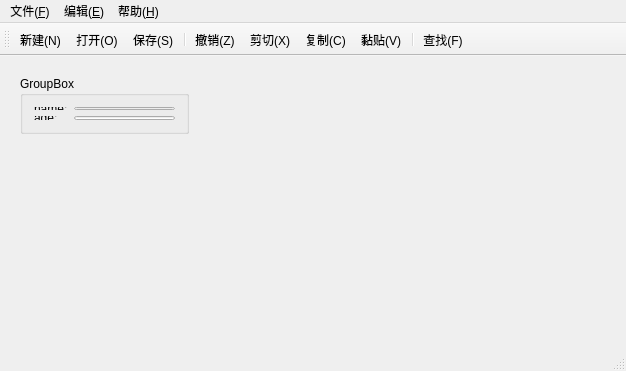
<?xml version="1.0" encoding="UTF-8"?>
<ui version="4.0">
 <class>MainWindow</class>
 <widget class="QMainWindow" name="MainWindow">
  <property name="geometry">
   <rect>
    <x>0</x>
    <y>0</y>
    <width>626</width>
    <height>371</height>
   </rect>
  </property>
  <property name="windowTitle">
   <string>MainWindow</string>
  </property>
  <widget class="QWidget" name="centralWidget">
   <widget class="QWidget" name="verticalLayoutWidget">
    <property name="geometry">
     <rect>
      <x>9</x>
      <y>9</y>
      <width>191</width>
      <height>80</height>
     </rect>
    </property>
    <layout class="QVBoxLayout" name="verticalLayout">
     <item>
      <widget class="QGroupBox" name="groupBox">
       <property name="title">
        <string>GroupBox</string>
       </property>
       <layout class="QFormLayout" name="formLayout_2">
        <item row="0" column="0">
         <widget class="QLabel" name="label">
          <property name="sizePolicy">
           <sizepolicy hsizetype="Expanding" vsizetype="Preferred">
            <horstretch>0</horstretch>
            <verstretch>0</verstretch>
           </sizepolicy>
          </property>
          <property name="text">
           <string>name:</string>
          </property>
         </widget>
        </item>
        <item row="0" column="1">
         <widget class="QLineEdit" name="lineEdit"/>
        </item>
        <item row="1" column="0">
         <widget class="QLabel" name="label_2">
          <property name="sizePolicy">
           <sizepolicy hsizetype="Expanding" vsizetype="Preferred">
            <horstretch>0</horstretch>
            <verstretch>0</verstretch>
           </sizepolicy>
          </property>
          <property name="text">
           <string>age:</string>
          </property>
         </widget>
        </item>
        <item row="1" column="1">
         <widget class="QLineEdit" name="lineEdit_2"/>
        </item>
       </layout>
      </widget>
     </item>
    </layout>
   </widget>
  </widget>
  <widget class="QMenuBar" name="menuBar">
   <property name="geometry">
    <rect>
     <x>0</x>
     <y>0</y>
     <width>626</width>
     <height>23</height>
    </rect>
   </property>
   <widget class="QMenu" name="menuFile_F">
    <property name="title">
     <string>文件(&amp;F)</string>
    </property>
    <addaction name="actionNew_N"/>
    <addaction name="actionopen"/>
    <addaction name="actionClose_C"/>
    <addaction name="separator"/>
    <addaction name="actionSave_S"/>
    <addaction name="actionsaveas_A"/>
    <addaction name="separator"/>
    <addaction name="actionExit_X"/>
   </widget>
   <widget class="QMenu" name="menu_E">
    <property name="title">
     <string>编辑(&amp;E)</string>
    </property>
    <addaction name="actionCancel_Z"/>
    <addaction name="separator"/>
    <addaction name="actionCut_X"/>
    <addaction name="actionCopy_C"/>
    <addaction name="actionPaste_V"/>
    <addaction name="separator"/>
    <addaction name="actionFind_F"/>
   </widget>
   <widget class="QMenu" name="menu_H">
    <property name="title">
     <string>帮助(&amp;H)</string>
    </property>
    <addaction name="actionhelp"/>
   </widget>
   <addaction name="menuFile_F"/>
   <addaction name="menu_E"/>
   <addaction name="menu_H"/>
  </widget>
  <widget class="QToolBar" name="mainToolBar">
   <attribute name="toolBarArea">
    <enum>TopToolBarArea</enum>
   </attribute>
   <attribute name="toolBarBreak">
    <bool>false</bool>
   </attribute>
   <addaction name="actionNew_N"/>
   <addaction name="actionopen"/>
   <addaction name="actionSave_S"/>
   <addaction name="separator"/>
   <addaction name="actionCancel_Z"/>
   <addaction name="actionCut_X"/>
   <addaction name="actionCopy_C"/>
   <addaction name="actionPaste_V"/>
   <addaction name="separator"/>
   <addaction name="actionFind_F"/>
  </widget>
  <widget class="QStatusBar" name="statusBar"/>
  <action name="actionNew_N">
   <property name="icon">
    <iconset resource="myresources.qrc">
     <normaloff>:/new/myImages/images/filenew.PNG</normaloff>:/new/myImages/images/filenew.PNG</iconset>
   </property>
   <property name="text">
    <string>新建(&amp;N)</string>
   </property>
   <property name="toolTip">
    <string>新建(N)</string>
   </property>
   <property name="shortcut">
    <string>Ctrl+N</string>
   </property>
  </action>
  <action name="actionopen">
   <property name="icon">
    <iconset resource="myresources.qrc">
     <normaloff>:/new/myImages/images/fileopen.PNG</normaloff>:/new/myImages/images/fileopen.PNG</iconset>
   </property>
   <property name="text">
    <string>打开(&amp;O)</string>
   </property>
   <property name="toolTip">
    <string>打开(O)</string>
   </property>
   <property name="shortcut">
    <string>Ctrl+O</string>
   </property>
  </action>
  <action name="actionClose_C">
   <property name="icon">
    <iconset resource="myresources.qrc">
     <normaloff>:/new/myImages/images/window-close.png</normaloff>:/new/myImages/images/window-close.png</iconset>
   </property>
   <property name="text">
    <string>关闭(&amp;C)</string>
   </property>
   <property name="toolTip">
    <string>关闭(C)</string>
   </property>
   <property name="shortcut">
    <string>Ctrl+C</string>
   </property>
  </action>
  <action name="actionSave_S">
   <property name="icon">
    <iconset resource="myresources.qrc">
     <normaloff>:/new/myImages/images/filesave.PNG</normaloff>:/new/myImages/images/filesave.PNG</iconset>
   </property>
   <property name="text">
    <string>保存(&amp;S)</string>
   </property>
   <property name="toolTip">
    <string>保存(S)</string>
   </property>
   <property name="shortcut">
    <string>Ctrl+S</string>
   </property>
  </action>
  <action name="actionsaveas_A">
   <property name="icon">
    <iconset resource="myresources.qrc">
     <normaloff>:/new/myImages/images/filesaveas.png</normaloff>:/new/myImages/images/filesaveas.png</iconset>
   </property>
   <property name="text">
    <string>另存为(&amp;A)</string>
   </property>
   <property name="toolTip">
    <string>另存为(A)</string>
   </property>
   <property name="shortcut">
    <string>Ctrl+A</string>
   </property>
  </action>
  <action name="actionExit_X">
   <property name="icon">
    <iconset resource="myresources.qrc">
     <normaloff>:/new/myImages/images/exit.png</normaloff>:/new/myImages/images/exit.png</iconset>
   </property>
   <property name="text">
    <string>退出(&amp;X)</string>
   </property>
   <property name="toolTip">
    <string>退出(X)</string>
   </property>
   <property name="shortcut">
    <string>Ctrl+X</string>
   </property>
  </action>
  <action name="actionCancel_Z">
   <property name="icon">
    <iconset resource="myresources.qrc">
     <normaloff>:/new/myImages/images/edit-undo.png</normaloff>:/new/myImages/images/edit-undo.png</iconset>
   </property>
   <property name="text">
    <string>撤销(&amp;Z)</string>
   </property>
   <property name="toolTip">
    <string>撤销(Z)</string>
   </property>
   <property name="shortcut">
    <string>Ctrl+Z</string>
   </property>
  </action>
  <action name="actionCut_X">
   <property name="icon">
    <iconset resource="myresources.qrc">
     <normaloff>:/new/myImages/images/edit-cut.png</normaloff>:/new/myImages/images/edit-cut.png</iconset>
   </property>
   <property name="text">
    <string>剪切(&amp;X)</string>
   </property>
   <property name="toolTip">
    <string>剪切(X)</string>
   </property>
   <property name="shortcut">
    <string>Ctrl+X</string>
   </property>
  </action>
  <action name="actionCopy_C">
   <property name="icon">
    <iconset resource="myresources.qrc">
     <normaloff>:/new/myImages/images/editcopy.png</normaloff>:/new/myImages/images/editcopy.png</iconset>
   </property>
   <property name="text">
    <string>复制(&amp;C)</string>
   </property>
   <property name="toolTip">
    <string>复制(C)</string>
   </property>
   <property name="shortcut">
    <string>Ctrl+C</string>
   </property>
  </action>
  <action name="actionPaste_V">
   <property name="icon">
    <iconset resource="myresources.qrc">
     <normaloff>:/new/myImages/images/editpaste.png</normaloff>:/new/myImages/images/editpaste.png</iconset>
   </property>
   <property name="text">
    <string>黏贴(&amp;V)</string>
   </property>
   <property name="toolTip">
    <string>黏贴(V)</string>
   </property>
   <property name="shortcut">
    <string>Ctrl+V</string>
   </property>
  </action>
  <action name="actionFind_F">
   <property name="icon">
    <iconset resource="myresources.qrc">
     <normaloff>:/new/myImages/images/filefind.png</normaloff>:/new/myImages/images/filefind.png</iconset>
   </property>
   <property name="text">
    <string>查找(&amp;F)</string>
   </property>
   <property name="toolTip">
    <string>查找(F)</string>
   </property>
   <property name="shortcut">
    <string>Ctrl+F</string>
   </property>
  </action>
  <action name="actionhelp">
   <property name="icon">
    <iconset resource="myresources.qrc">
     <normaloff>:/new/myImages/images/help.png</normaloff>:/new/myImages/images/help.png</iconset>
   </property>
   <property name="text">
    <string>版本说明(&amp;H)</string>
   </property>
   <property name="toolTip">
    <string>版本说明(H)</string>
   </property>
   <property name="shortcut">
    <string>Ctrl+H</string>
   </property>
  </action>
 </widget>
 <layoutdefault spacing="6" margin="11"/>
 <resources>
  <include location="myresources.qrc"/>
 </resources>
 <connections/>
</ui>
